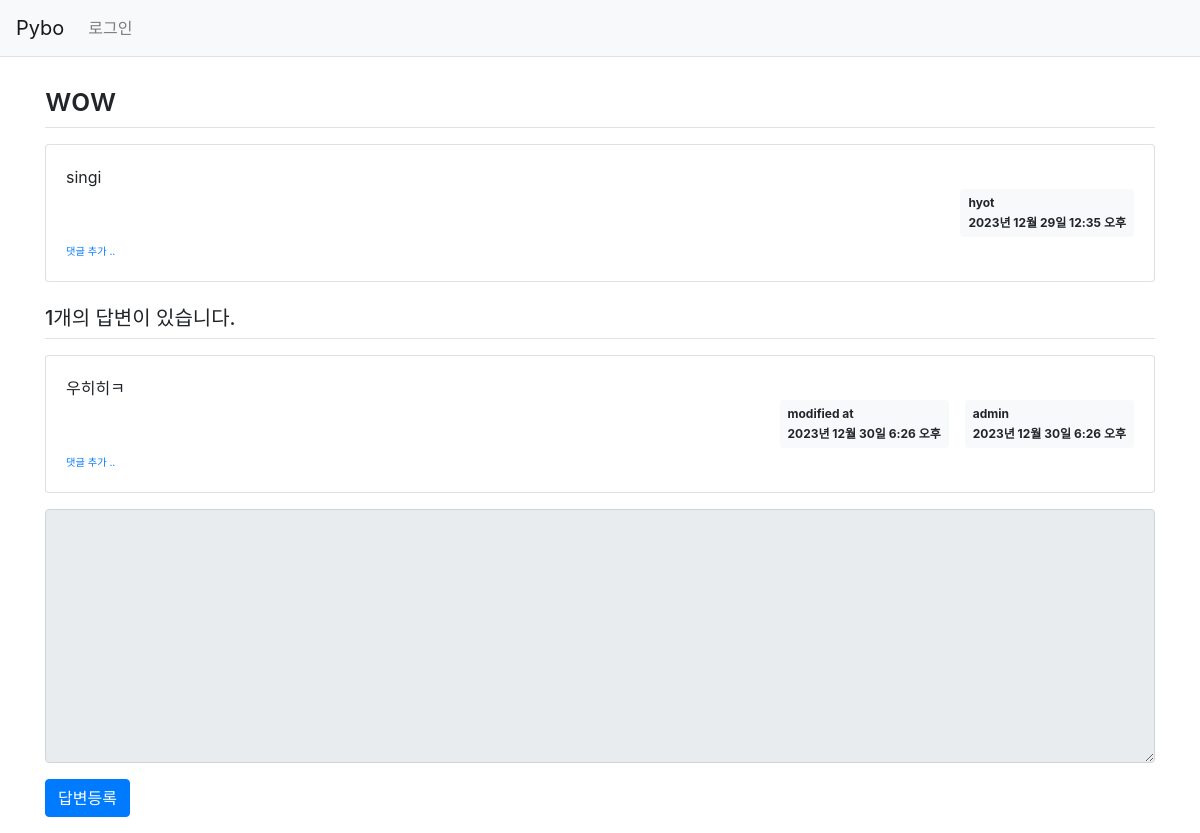
Before: /pybo/311/ with the older database file.
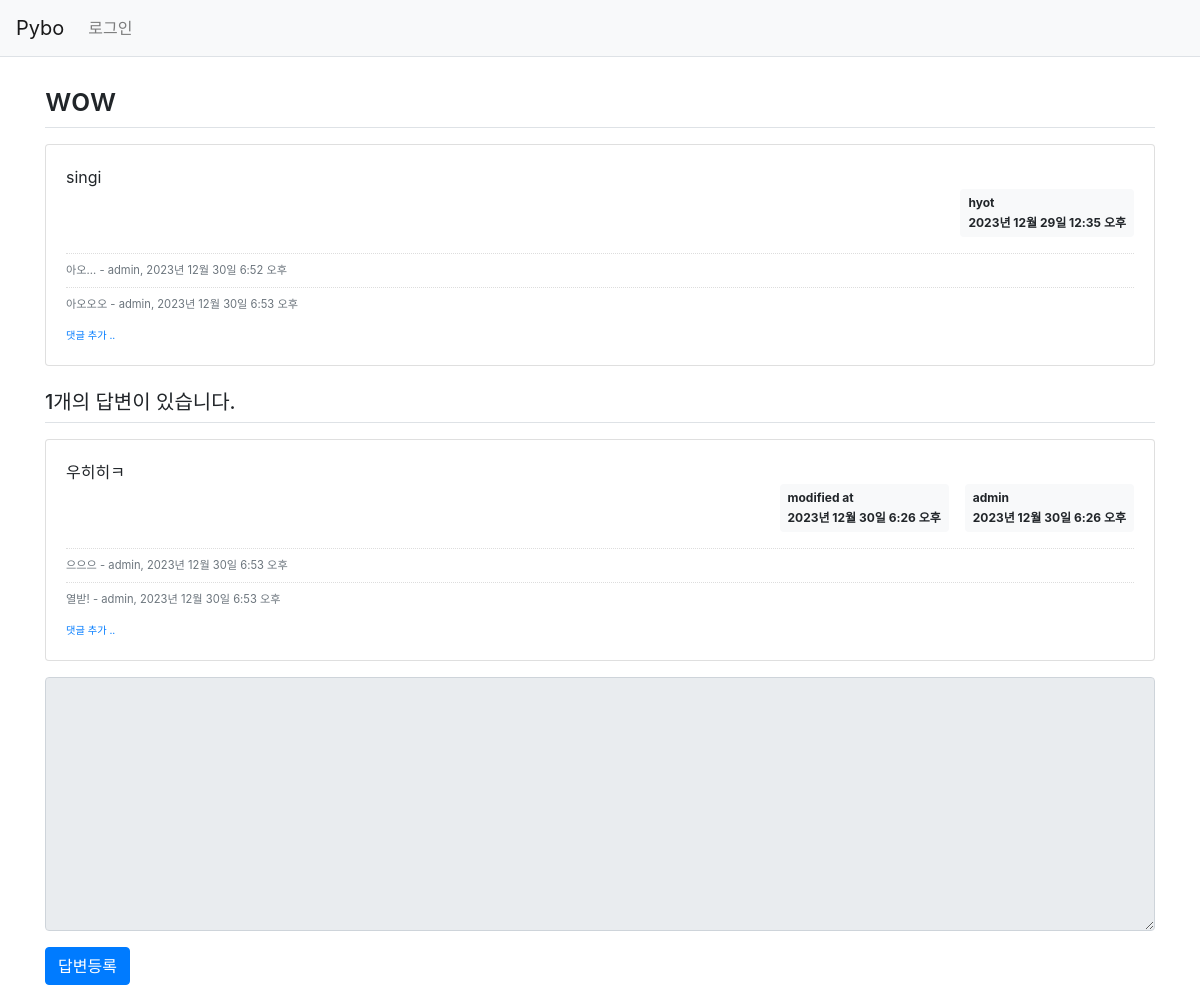
After: the same page with the newer database file.
### pybo/models.py (models this page shows, shortened)
class Question(models.Model):
    author = models.ForeignKey(User, on_delete=models.CASCADE)
    subject = models.CharField(max_length=200)
    content = models.TextField()
    create_date = models.DateTimeField()
    modify_date = models.DateTimeField(null=True, blank=True)

class Answer(models.Model):
    author = models.ForeignKey(User, on_delete=models.CASCADE)
    question = models.ForeignKey(Question, on_delete=models.CASCADE)
    content = models.TextField()
    create_date = models.DateTimeField()
    modify_date = models.DateTimeField(null=True, blank=True)

class Comment(models.Model):
    author = models.ForeignKey(User, on_delete=models.CASCADE)
    content = models.TextField()
    create_date = models.DateTimeField()
    modify_date = models.DateTimeField(null=True, blank=True)
    question = models.ForeignKey(Question, null=True, blank=True, on_delete=models.CASCADE)
    answer = models.ForeignKey(Answer, null=True, blank=True, on_delete=models.CASCADE)

### pybo/views.py (the view)
# urls.py: path('<int:question_id>/', views.detail, name='detail'),
def detail(request, question_id):
    question = get_object_or_404(Question, pk=question_id)
    context = {'question': question}
    return render(request, 'pybo/question_detail.html', context)

### templates/pybo/question_detail.html (shortened to what this page needs)
{% extends 'base.html' %}
{% block content %}
<div class="container my-3">
    <h2 class="border-bottom py-2">{{ question.subject }}</h2>
    <div class="card my-3">
        <div class="card-body">
            <div class="card-text" style="white-space: pre-line;">{{ question.content }}</div>
            <div class="d-flex justify-content-end">
                <div class="badge badge-light p-2 text-left">
                    <div class="mb-2">{{ question.author.username }}</div>
                    <div>{{ question.create_date }}</div>
                </div>
            </div>
            {% if question.comment_set.count > 0 %}
            <div class="mt-3">
            {% for comment in question.comment_set.all %}
                <div class="comment py-2 text-muted">
                    <span style="white-space: pre-line;">{{ comment.content }}</span>
                    <span>
                        - {{ comment.author }}, {{ comment.create_date }}
                    </span>
                </div>
            {% endfor %}
            </div>
            {% endif %}
            <div>
                <a href="{% url 'pybo:comment_create_question' question.id  %}"
                   class="small"><small>댓글 추가 ..</small></a>
            </div>
        </div>
    </div>
    <h5 class="border-bottom my-3 py-2">{{question.answer_set.count}}개의 답변이 있습니다.</h5>
    {% for answer in question.answer_set.all %}
    <div class="card my-3">
        <div class="card-body">
            <div class="card-text" style="white-space: pre-line;">{{ answer.content }}</div>
            <div class="d-flex justify-content-end">
                {% if answer.modify_date %}
                <div class="badge badge-light p-2 text-left mx-3">
                    <div class="mb-2">modified at</div>
                    <div>{{ answer.modify_date }}</div>
                </div>
                {% endif %}
                <div class="badge badge-light p-2 text-left">
                    <div class="mb-2">{{ answer.author.username }}</div>
                    <div>{{ answer.create_date }}</div>
                </div>
            </div>
            {% if answer.comment_set.count > 0 %}
            <div class="mt-3">
            {% for comment in answer.comment_set.all %}
                <div class="comment py-2 text-muted">
                    <span style="white-space: pre-line;">{{ comment.content }}</span>
                    <span>
                        - {{ comment.author }}, {{ comment.create_date }}
                    </span>
                </div>
            {% endfor %}
            </div>
            {% endif %}
            <div>
                <a href="{% url 'pybo:comment_create_answer' answer.id  %}"
                   class="small"><small>댓글 추가 ..</small></a>
            </div>
        </div>
    </div>
    {% endfor %}
    <form action="{% url 'pybo:answer_create' question.id %}" method="post" class="my-3">
        <div class="form-group">
            <textarea {% if not user.is_authenticated %}disabled{% endif %}
              name="content" id="content" class="form-control" rows="10"></textarea>
        </div>
        <input type="submit" value="답변등록" class="btn btn-primary">
    </form>
</div>
{% endblock %}

### templates/base.html (shortened to what this page needs)
{% load static %}
<!doctype html>
<html lang="ko">
<head>
    <link rel="stylesheet" type="text/css" href="{% static 'bootstrap.min.css' %}">
    <link rel="stylesheet" type="text/css" href="{% static 'style.css' %}">
</head>
<body>
{% include "navbar.html" %}
{% block content %}
{% endblock %}
</body>
</html>

### templates/navbar.html (shortened to what this page needs)
<nav class="navbar navbar-expand-lg navbar-light bg-light border-bottom">
    <a class="navbar-brand" href="{% url 'pybo:index' %}">Pybo</a>
    <div class="collapse navbar-collapse flex-grow-0" id="navbarNav">
        <ul class="navbar-nav">
            <li class="nav-item ">
                {% if user.is_authenticated %}
                <a class="nav-link" href="{% url 'common:logout' %}">{{ user.username }} (로그아웃)</a>
                {% else %}
                <a class="nav-link" href="{% url 'common:login' %}">로그인</a>
                {% endif %}
            </li>
        </ul>
    </div>
</nav>

### static/style.css (style rules this page uses)
.comment { border-top:dotted 1px #ddd; font-size:0.7em; }

Changed rows visible on the page:
added Comment: content "아오...", author "admin", create_date "2023년 12월 30일 6:52 오후", shown under "wow"
added Comment: content "아오오오", author "admin", create_date "2023년 12월 30일 6:53 오후", shown under "wow"
added Comment: content "으으으", author "admin", create_date "2023년 12월 30일 6:53 오후"
added Comment: content "열받!", author "admin", create_date "2023년 12월 30일 6:53 오후"
